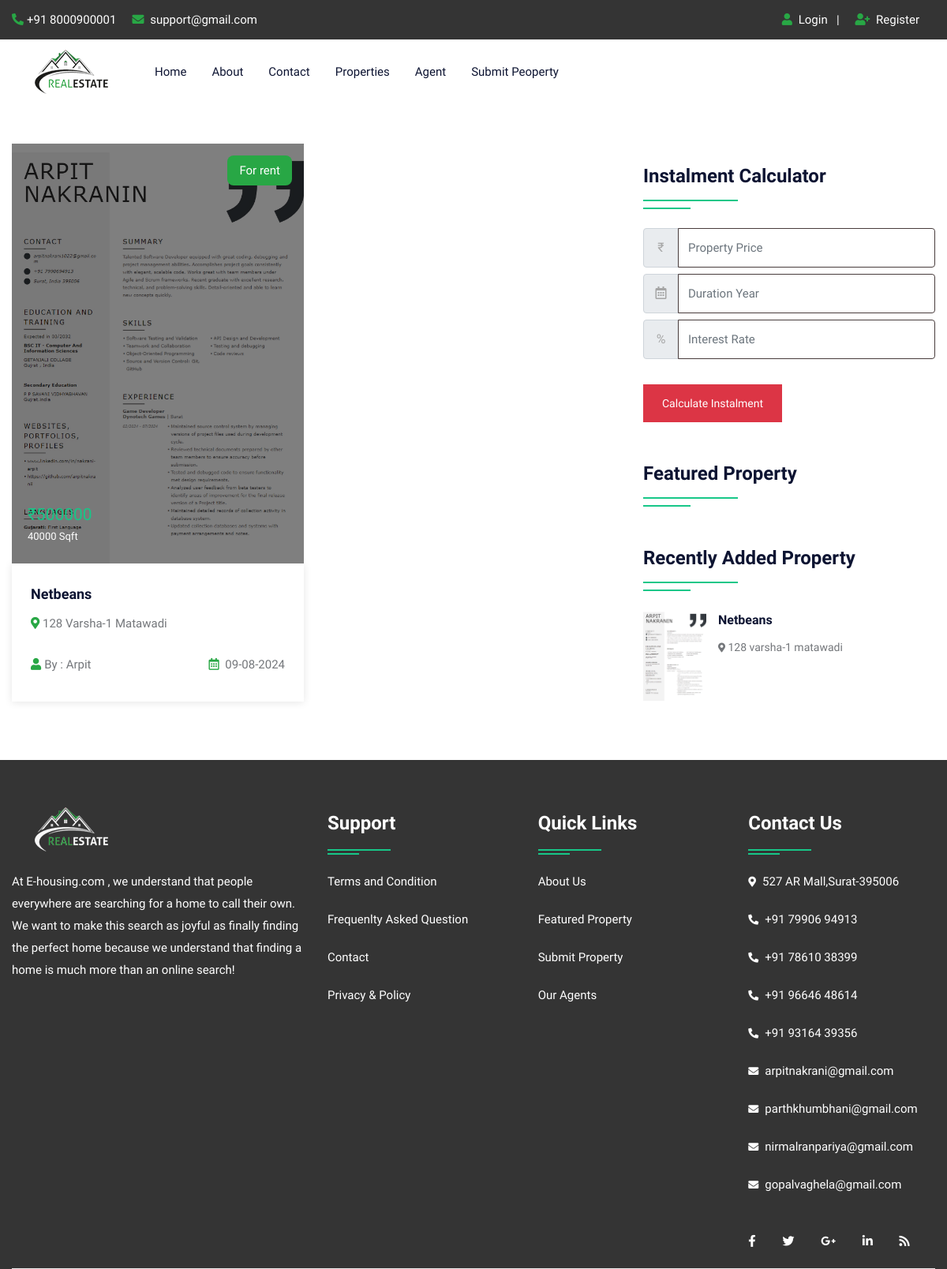
/property.php, run on the app's committed database.
### tables this page shows
CREATE TABLE `property` (
  `pid` int(50) NOT NULL,
  `title` varchar(200) NOT NULL,
  `pcontent` longtext NOT NULL,
  `type` varchar(100) NOT NULL,
  `bhk` varchar(50) NOT NULL,
  `stype` varchar(100) NOT NULL,
  `bedroom` int(50) NOT NULL,
  `bathroom` int(50) NOT NULL,
  `balcony` int(50) NOT NULL,
  `kitchen` int(50) NOT NULL,
  `hall` int(50) NOT NULL,
  `floor` varchar(50) NOT NULL,
  `size` int(50) NOT NULL,
  `price` int(50) NOT NULL,
  `location` varchar(200) NOT NULL,
  `city` varchar(100) NOT NULL,
  `state` varchar(100) NOT NULL,
  `feature` longtext NOT NULL,
  `pimage` varchar(300) NOT NULL,
  `pimage1` varchar(300) NOT NULL,
  `pimage2` varchar(300) NOT NULL,
  `pimage3` varchar(300) NOT NULL,
  `pimage4` varchar(300) NOT NULL,
  `uid` int(50) NOT NULL,
  `status` varchar(50) NOT NULL,
  `mapimage` varchar(300) NOT NULL,
  `topmapimage` varchar(300) NOT NULL,
  `groundmapimage` varchar(300) NOT NULL,
  `totalfloor` varchar(50) NOT NULL,
  `date` datetime NOT NULL DEFAULT current_timestamp(),
  `isFeatured` int(11) DEFAULT NULL
);

CREATE TABLE `user` (
  `uid` int(50) NOT NULL,
  `uname` varchar(100) NOT NULL,
  `uemail` varchar(100) NOT NULL,
  `uphone` varchar(20) NOT NULL,
  `upass` varchar(50) NOT NULL,
  `utype` varchar(50) NOT NULL,
  `uimage` varchar(300) NOT NULL
);

### property.php (the view, shortened to what this page needs)
<!DOCTYPE html>
<html lang="en">
<head>
<link rel="stylesheet" type="text/css" href="css/bootstrap.min.css">
<link rel="stylesheet" type="text/css" href="css/bootstrap-slider.css">
<link rel="stylesheet" type="text/css" href="css/jquery-ui.css">
<link rel="stylesheet" type="text/css" href="css/layerslider.css">
<link rel="stylesheet" type="text/css" href="css/color.css" id="color-change">
<link rel="stylesheet" type="text/css" href="css/owl.carousel.min.css">
<link rel="stylesheet" type="text/css" href="css/font-awesome.min.css">
<link rel="stylesheet" type="text/css" href="fonts/flaticon/flaticon.css">
<link rel="stylesheet" type="text/css" href="css/style.css">
</head>
<body>
<div id="page-wrapper">
    <div class="row">
		<?php include("include/header.php");?>
        <div class="full-row">
            <div class="container">
                <div class="row">
					<div class="col-lg-8">
                        <div class="row">
							<?php
							$query=mysqli_query($con,"SELECT property.*, user.uname,user.utype,user.uimage FROM `property`,`user` WHERE property.uid=user.uid");
								while($row=mysqli_fetch_array($query))
								{
							?>
                            <div class="col-md-6">
                                <div class="featured-thumb hover-zoomer mb-4">
                                    <div class="overlay-black overflow-hidden position-relative"> <img src="admin/property/<?php echo $row['18'];?>" alt="pimage">
                                        <div class="sale bg-success text-white">For <?php echo $row['5'];?></div>
                                        <div class="price text-primary text-capitalize">₹<?php echo $row['13'];?> <span class="text-white"><?php echo $row['12'];?> Sqft</span></div>
                                    </div>
                                    <div class="featured-thumb-data shadow-one">
                                        <div class="p-4">
                                            <h5 class="text-secondary hover-text-success mb-2 text-capitalize"><a href="propertydetail.php?pid=<?php echo $row['0'];?>"><?php echo $row['1'];?></a></h5>
                                            <span class="location text-capitalize"><i class="fas fa-map-marker-alt text-success"></i> <?php echo $row['14'];?></span> </div>
                                        <div class="px-4 pb-4 d-inline-block w-100">
                                            <div class="float-left text-capitalize"><i class="fas fa-user text-success mr-1"></i>By : <?php echo $row['uname'];?></div>
                                            <div class="float-right"><i class="far fa-calendar-alt text-success mr-1"></i> <?php echo date('d-m-Y', strtotime($row['date']));?></div>
                                        </div>
                                    </div>
                                </div>
                            </div>
                            <?php } ?>
                        </div>
                    </div>
                    <div class="col-lg-4">
                        <div class="sidebar-widget">
                            <h4 class="double-down-line-left text-secondary position-relative pb-4 my-4">Instalment Calculator</h4>
						<form class="d-inline-block w-100" action="calc.php" method="post">
                            <div class="input-group mb-2 mr-sm-2">
                                <div class="input-group-prepend">
                                    <div class="input-group-text">₹</div>
                                </div>
                                <input type="text" class="form-control" name="amount" placeholder="Property Price">
                            </div>
                            <div class="input-group mb-2 mr-sm-2">
                                <div class="input-group-prepend">
                                    <div class="input-group-text"><i class="far fa-calendar-alt"></i></div>
                                </div>
                                <input type="text" class="form-control" name="month" placeholder="Duration Year">
                            </div>
                            <div class="input-group mb-2 mr-sm-2">
                                <div class="input-group-prepend">
                                    <div class="input-group-text">%</div>
                                </div>
                                <input type="text" class="form-control" name="interest" placeholder="Interest Rate">
                            </div>
                            <button type="submit" value="submit" name="calc" class="btn btn-danger mt-4">Calculate Instalment</button>
                        </form>
                        </div>
                        <h4 class="double-down-line-left text-secondary position-relative pb-4 mb-4 mt-5">Featured Property</h4>
                        <div class="sidebar-widget mt-5">
                            <h4 class="double-down-line-left text-secondary position-relative pb-4 mb-4">Recently Added Property</h4>
                            <ul class="property_list_widget">
								<?php
								$query=mysqli_query($con,"SELECT * FROM `property` ORDER BY date DESC LIMIT 6");
										while($row=mysqli_fetch_array($query))
										{
								?>
                                <li> <img src="admin/property/<?php echo $row['18'];?>" alt="pimage">
                                    <h6 class="text-secondary hover-text-success text-capitalize"><a href="propertydetail.php?pid=<?php echo $row['0'];?>"><?php echo $row['1'];?></a></h6>
                                    <span class="font-14"><i class="fas fa-map-marker-alt icon-success icon-small"></i> <?php echo $row['14'];?></span>
                                </li>
                                <?php } ?>
                            </ul>
                        </div>
                    </div>
                </div>
            </div>
        </div>
		<?php include("include/footer.php");?>
    </div>
</div>
</body>
</html>

### data on the page
property: pimage (picture), stype "rent", price "500000", size "40000", title "Netbeans", location "128 Varsha-1 Matawadi", uid.uname "Arpit", date "09-08-2024", location "128 varsha-1 matawadi"
